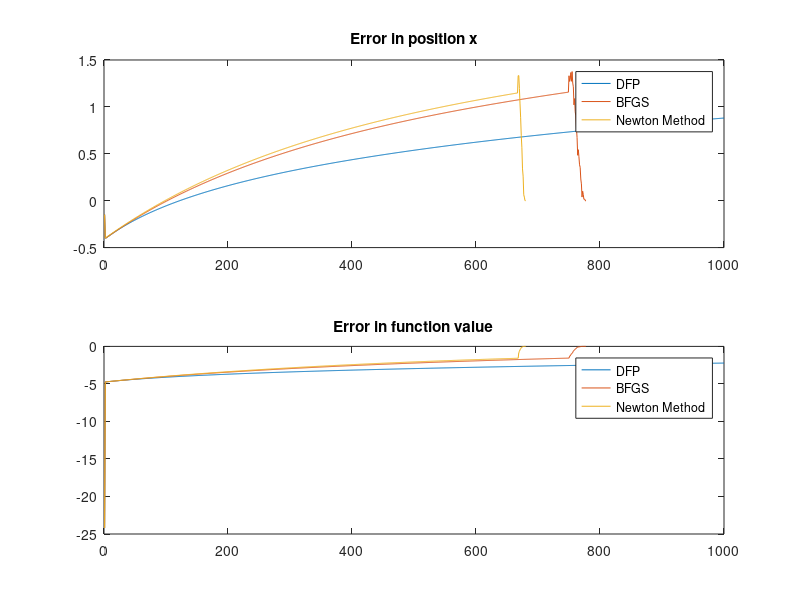

Source code (MATLAB):
clear all;
close all;
clc

%%  Parameters

maxIter = 1000;  %Maximun number of iterations
maxSubIter = 30; %Max iterations of the bisection algorithm
n = 2;         %Dimension of the problem  
c1 = 10^-4;    %c1 and c2 are the constants of wolfe conditions    
c2 = 0.5;
eps = 10^-2;   %Stop criteria for the gradient
chooseAlgorithm = 1;    %If this flat equals to 0 uses de DFP method, 
                        %if 1 uses bfgs and else uses regular newton step

%% Inicializations
    
x = zeros(n,maxIter);   %Position of the search
% x(:,1) = randn(n,1);
x(:,1) = [-1.2 1];
p = zeros(n,maxIter);   %Direction 
H = zeros(n,n,maxIter); %Inverse of the aproxximate hessian
y = zeros(n,maxIter);   %yk = g(k+1) - g(k)
s = zeros(n,maxIter);   %Sk = x(k+1) - x(k) or sk = alphak*pk
kfinal = -1;
t = zeros(1,maxIter);   %Step lenght

%% Function

%Function values
A = randn(n);
A = A'*A;
A = A'+ A;
b = randn(n,1);

%Calculate the function value and its derivatives
% f = @(x) 0.5*x'*A*x + b'*x;
% g = @(x) A*x + b;
% B = @(x) A;
% sol = - (pinv(A)*b)';

% f = @(x) sin(x(1))+sin(x(2));
% g = @(x) [cos(x(1));
%           cos(x(2))];
% B = @(x) [  -sin(x(1)) 0;
%             0          -sin(x(2))];
% sol = [-1.570796327268957  -1.570796324699814];

% f = @(x) -200*exp(-0.2*sqrt(x(1)^2+x(2)^2));
% g = @(x) [(4*x(1).*exp(-(x(1).^2 + x(2).^2)^(1/2)/50))./(x(1).^2 + x(2).^2)^(1/2);
%           (4*x(2).*exp(-(x(1).^2 + x(2).^2)^(1/2)/50))./(x(1).^2 + x(2).^2)^(1/2)];
% B = @(x) [ (4*exp(-(x(1)^2 + x(2)^2)^(1/2)/50))/(x(1)^2 + x(2)^2)^(1/2) - (2*x(1)^2*exp(-(x(1)^2 + x(2)^2)^(1/2)/50))/(25*(x(1)^2 + x(2)^2)) - (4*x(1)^2*exp(-(x(1)^2 + x(2)^2)^(1/2)/50))/(x(1)^2 + x(2)^2)^(3/2),                                                    - (2*x(1)*x(2)*exp(-(x(1)^2 + x(2)^2)^(1/2)/50))/(25*(x(1)^2 + x(2)^2)) - (4*x(1)*x(2)*exp(-(x(1)^2 + x(2)^2)^(1/2)/50))/(x(1)^2 + x(2)^2)^(3/2);
%                                                     - (2*x(1)*x(2)*exp(-(x(1)^2 + x(2)^2)^(1/2)/50))/(25*(x(1)^2 + x(2)^2)) - (4*x(1)*x(2)*exp(-(x(1)^2 + x(2)^2)^(1/2)/50))/(x(1)^2 + x(2)^2)^(3/2), (4*exp(-(x(1)^2 + x(2)^2)^(1/2)/50))/(x(1)^2 + x(2)^2)^(1/2) - (2*x(2)^2*exp(-(x(1)^2 + x(2)^2)^(1/2)/50))/(25*(x(1)^2 + x(2)^2)) - (4*x(2)^2*exp(-(x(1)^2 + x(2)^2)^(1/2)/50))/(x(1)^2 + x(2)^2)^(3/2)] ;
% sol = [0 0];

%Rosenbrock
a = 1;
b = 100;
f = @(x) (a-x(1))^2 + b*(x(2)-x(1)^2)^2; 
g = @(x) [-2*(a - x(1))-4*b*x(1)*(x(2)-x(1)^2);
          2*b*(x(2)-x(1)^2)];
B = @(x) [2-4*b*x(2)+12*b*x(1)^2 -4*b*x(1);
          -4*b*x(1)                2*b];
          
sol = [a a^2];


%% Initial gesses
for chooseAlgorithm = 0:2
    gkk = g(x(:,1));    %Gradient at initial point
    %Here i will use the hessian itself as initial point, but if you don't have
    %acess to it the initial gess should be approximately accurated, here is an
    %idea of how to do it
    % p(:,1) = -g(x(:,1));
    % alpha = 0.01/norm(p(:,1));
    % H(:,:,1) = pinv(alpha*p(:,1))'*( g(x(:,1)+alpha*p(:,1)) - g(x(:,1)) )';
    % H(:,:,1) = pinv(H(:,:,1));

    H(:,:,1) = pinv(B(x(:,1)));
    if sum(eig(H(:,:,1)) < 0) > 0
        [L,D] = mcfac(H(:,:,1));
        H(:,:,1) = L*D*L';
    end

%% Algorithm 


    for k = 1:maxIter
        %% Calculate the function value and it's derivatives
        fk = f(x(:,k));
        gk = gkk;

        %% Choose the direction
        p(:,k) = - H(:,:,k)*gk;

        %% Choose the step lenght by bisection method

        beta = -1;
        alpha = 0;
        t(k) = 1;
        i = 0;
        while(1)
            if f(x(:,k)+t(k)*p(:,k)) > f(x(:,k)) + c1*t(k)*gk'*p(:,k)
                beta = t(k);
                t(k) = 0.5*(alpha+beta);
            elseif g(x(:,k)+t(k)*p(:,k)) < c2*gk'*p(:,k)
                alpha = t(k);
                if beta == -1
                    t(k) = 2*alpha;
                else
                    t(k) = 0.5*(alpha+beta);
                end
            else
                break;
            end
            i = i+1;
            if i >= maxSubIter
                t(k) = 0.001;
                break;
            end
        end

        %% Stop criteria
        if norm(gk) < eps
            disp('Stoped at')
            kfinal = k
            break
        end

        %% Update

        x(:,k+1) = x(:,k) + t(k)*p(:,k);
        s(:,k) = t(k)*p(:,k);
        gkk = g(x(:,k+1));
        y(:,k) = gkk - gk;
        if chooseAlgorithm == 0
            %DFP Uptade
            H(:,:,k+1) = H(:,:,k) - (H(:,:,k)*y(:,k)*y(:,k)'*H(:,:,k))/...
                (y(:,k)'*H(:,:,k)*y(:,k)) + (s(:,k)*s(:,k)')/(y(:,k)'*s(:,k));
        elseif chooseAlgorithm == 1
            %BFGS Uptade
            ro = 1/(y(:,k)'*s(:,k));
            H(:,:,k+1) = ( eye(n) - ro*s(:,k)*y(:,k)' )...
                *H(:,:,k)*( eye(n) - ro*y(:,k)*s(:,k)' )...
                + ro*s(:,k)*s(:,k)';
        else
            %Newton method with modified hessian
            H(:,:,k+1) = pinv(B(x(:,k+1)));
            if sum(eig(H(:,:,k+1)) < 0) > 0
               [L,D] = mcfac(H(:,:,k+1));
               H(:,:,k+1) = L*D*L';
            end
        end
    end

    if kfinal == -1
        kfinal = maxIter;
    end

    x(:,kfinal)
    norm(g(x(:,kfinal)))
    f(x(:,kfinal))

    %% Plot some graphs

    x_error = zeros(kfinal,1);
    f_error = zeros(kfinal,1);
    for i = 1:kfinal
        x_error(i) = norm(sol) - norm(x(:,i));
        f_error(i) = f(sol') - f(x(:,i));
    end

    k = 1:kfinal;
   
    subplot(2,1,1), plot(k,x_error), hold on, title('Error in position x')
    legend('DFP','BFGS','Newton Method')
    subplot(2,1,2), plot(k,f_error), hold on, title('Error in function value')
    legend('DFP','BFGS','Newton Method')
end
    
    
    
    
    
    
    
    
    
    